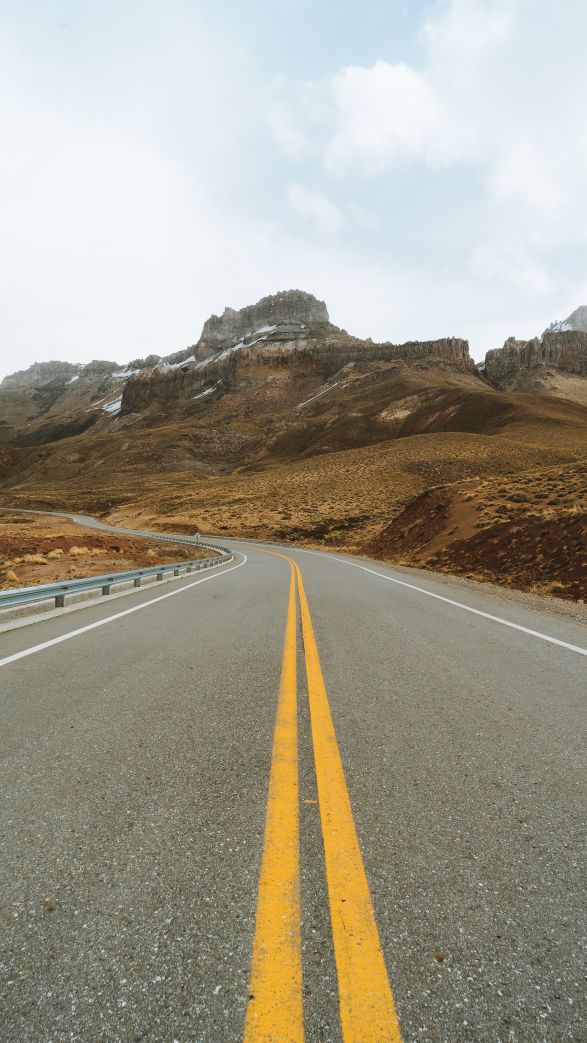
#> input picture Autometed_Road_Lane_Detection/Images/LaneRoad1.jpg, 2345 x 4170 px, given in place of roadvideo1.mp4, which was not available (shown at 1/4 size)
$ python Lane_Line_Detect_from_Video.py
#> lines starting #> are read from the running program, lines starting #| are printed output that depends on the picture; after the words box and inside, x2 and y2 are one past the last pixel; in counts of white or black regions, pixels touching at a corner belong together; pictures that were not available may be replaced by others from this repository, and a replacement may not be noted
# importing essential modules
import cv2 as cv
import matplotlib.pyplot as plt
import numpy as np

def process(image):

    print(image.shape)

    # detect image height and width indivisually
    image_height = image.shape[0]
    image_width = image.shape[1]

    # define region of interest
    region_of_interest_vertices = [
    (0, image_height), (image_width/2, image_height/2), (image_width, image_height)]


    # convert image to gray scale
    gray_image = cv.cvtColor(image, cv.COLOR_RGB2GRAY)

    # edge detection
    canny_image = cv.Canny(gray_image, 100, 200)

    cropped_image = region_of_interest(canny_image, np.array([region_of_interest_vertices], np.int32),)

    # hough line transform
    lines = cv.HoughLinesP(cropped_image, rho=6, theta=np.pi/60, threshold=160, lines=np.array([]), minLineLength=50, maxLineGap=25)
    image_with_lines = draw_lines(image, lines)

    return image_with_lines

def region_of_interest(img, vertices):
    mask = np.zeros_like(img)

    # create a match color with the same color channel count
    match_mask_color = 255

    # fill inside the polygon using the fillpoly method
    cv.fillPoly(mask, vertices, match_mask_color)

    mask_image = cv.bitwise_and(img, mask)
    return mask_image


def draw_lines(img, lines):
    img = np.copy(img)
    # blank image
    blank_image = np.zeros((img.shape[0], img.shape[1], 3), dtype= np.uint8)

    for line in lines:
        for x1,y1,x2,y2 in line:
            cv.line(blank_image, (x1,y1), (x2,y2), (0, 255, 0), thickness=4)

    # merge images
    img = cv.addWeighted(img, 0.8, blank_image, 1, 0.0)
    return img

# read video:
video = cv.VideoCapture(r"C:\Users\Admin\Desktop\Autometed_Road_Lane_Detection/Videos/roadvideo1.mp4")

while (video.isOpened()):
    success, frame = video.read()
#> frame is the input picture: shape (4170, 2345, 3); mean B, G, R 139.9, 155.6, 160.2
    frame = cv.resize(frame, (900,600))
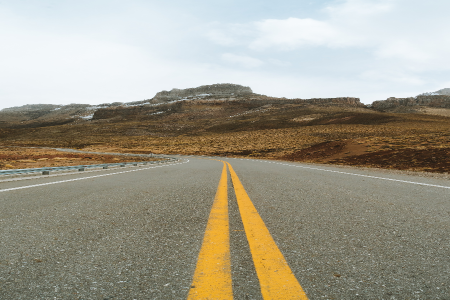
#> frame: shape (600, 900, 3) (shown at 1/2 size); mean B, G, R 139.8, 155.5, 160.1
    frame = process(frame)
#| (600, 900, 3)
#> in process, `gray_image = cv.cvtColor(image, cv.COLOR_RGB2GRAY)`:
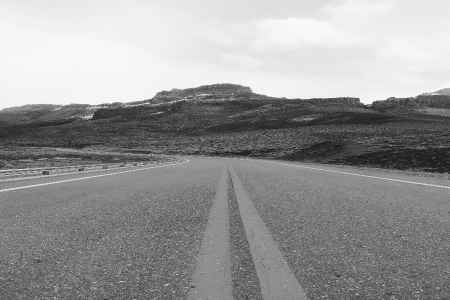
#> gray_image: shape (600, 900) (shown at 1/2 size); min 20, max 251, mean 151.3
#> in process, `canny_image = cv.Canny(gray_image, 100, 200)`:
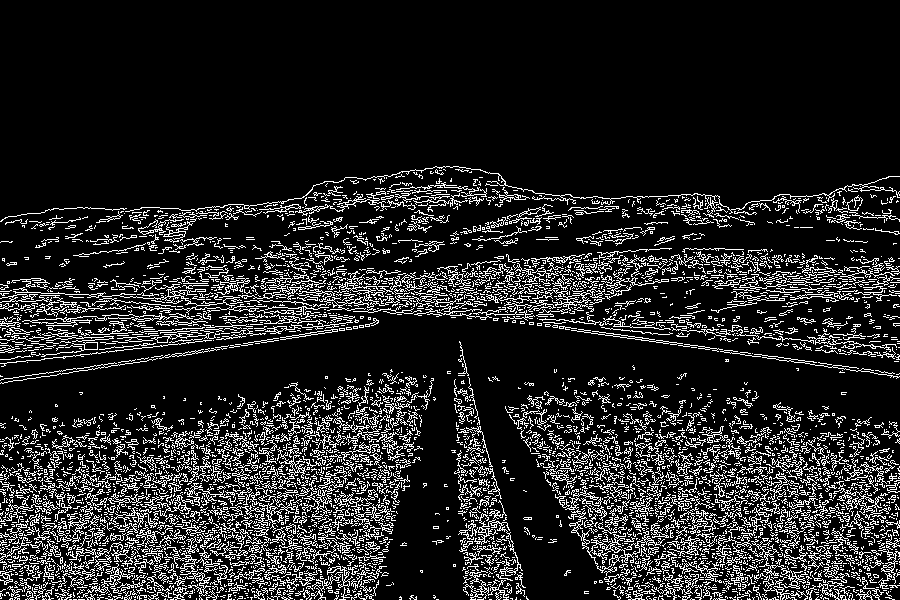
#> canny_image: shape (600, 900); 14.2% white in thin lines or dots, all inside (x1, y1, x2, y2) = (0, 166, 900, 600)
#> in region_of_interest, `cv.fillPoly(mask, vertices, match_mask_color)`:
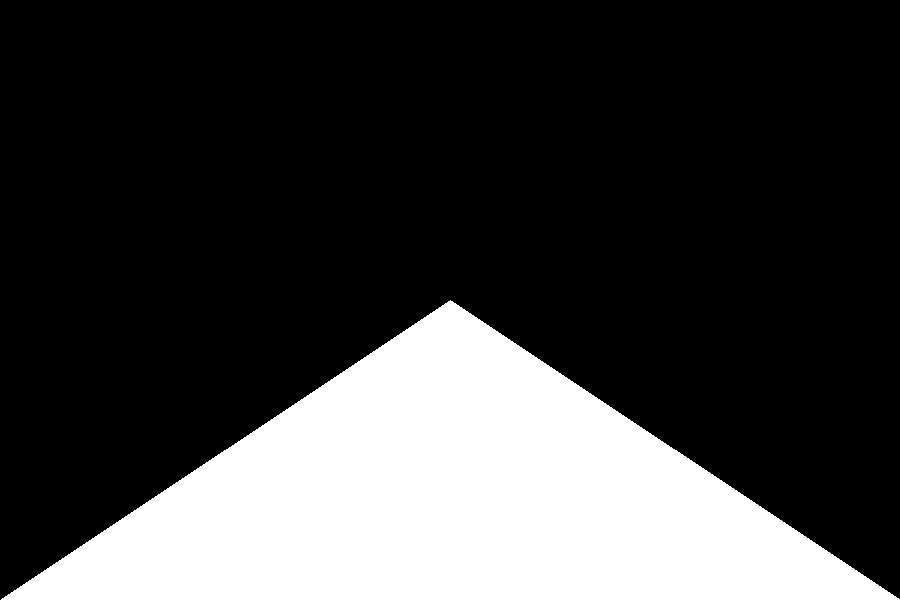
#> mask: shape (600, 900); 25% white; 1 white region, box (x1, y1, x2, y2) and area: (1, 300, 900, 600) 135150
#> in region_of_interest, `mask_image = cv.bitwise_and(img, mask)`:
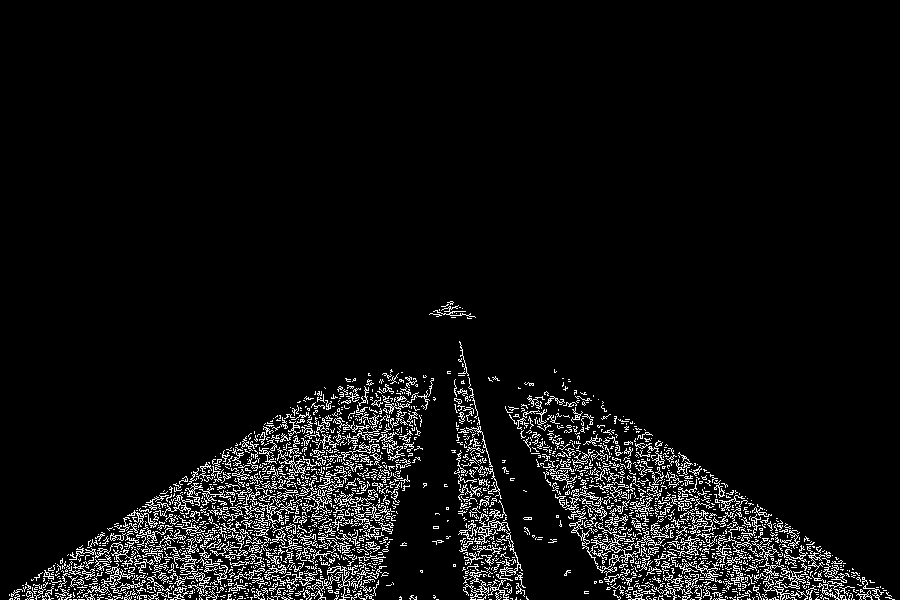
#> mask_image: shape (600, 900); 6% white in thin lines or dots, all inside (x1, y1, x2, y2) = (9, 301, 895, 600)
#> in process, `lines = cv.HoughLinesP(cropped_image, rho=6, theta=np.pi/60, threshold..`: lines = 377 rows, first 6: [607, 588, 883, 588], [464, 577, 522, 574], [11, 596, 377, 577], [95, 538, 387, 538], [76, 551, 387, 551], [22, 585, 386, 566]
#> the loop in draw_lines, `for line in lines:` made 377 passes
#> after the loop in draw_lines, `for line in lines:`:
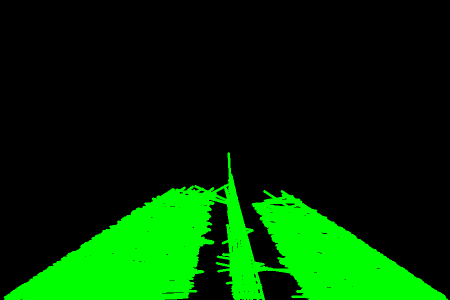
#> blank_image: shape (600, 900, 3) (shown at 1/2 size); mean of channels 0, 1, 2 0, 49.2, 0; drawn as B, G, R
#> in draw_lines, `img = cv.addWeighted(img, 0.8, blank_image, 1, 0.0)`:
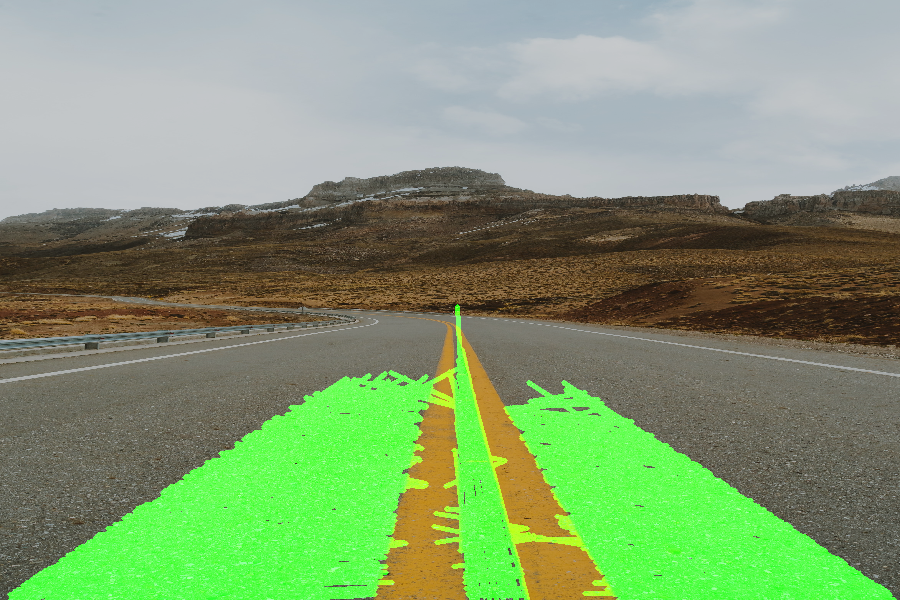
#> img: shape (600, 900, 3); mean of channels 0, 1, 2 111.8, 154.9, 128.1; drawn as B, G, R
    cv.imshow('Output', frame)

    if cv.waitKey(1) & 0xFF == ord('s'):
#> (key Esc is pressed here)
        break

video.release()
cv.destroyAllWindows()

$ run again, on Autometed_Road_Lane_Detection/Images/LaneRoad2.jpg
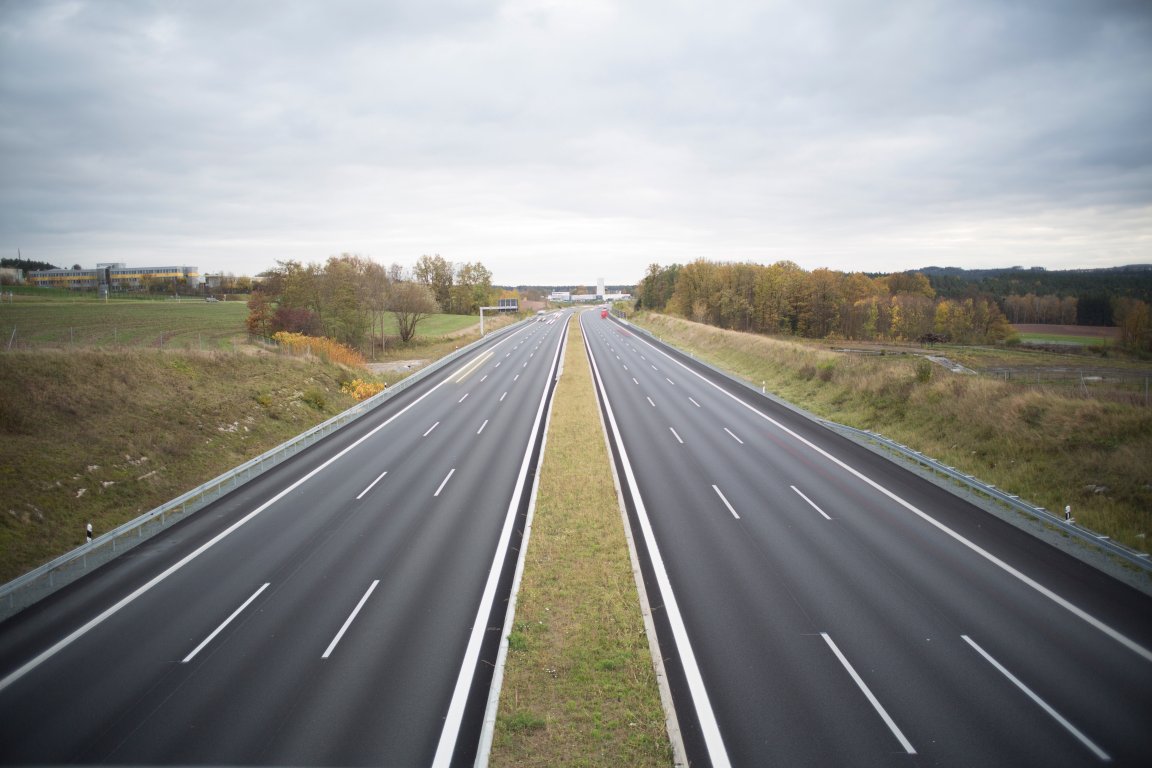
#> input picture Autometed_Road_Lane_Detection/Images/LaneRoad2.jpg, 5760 x 3840 px, given in place of roadvideo1.mp4, which was not available (shown at 1/5 size)
#> frame is the input picture: shape (3840, 5760, 3); mean B, G, R 139.6, 142, 141.5
#> frame: shape (600, 900, 3)
#| (600, 900, 3)
#> in process, `canny_image = cv.Canny(gray_image, 100, 200)`:
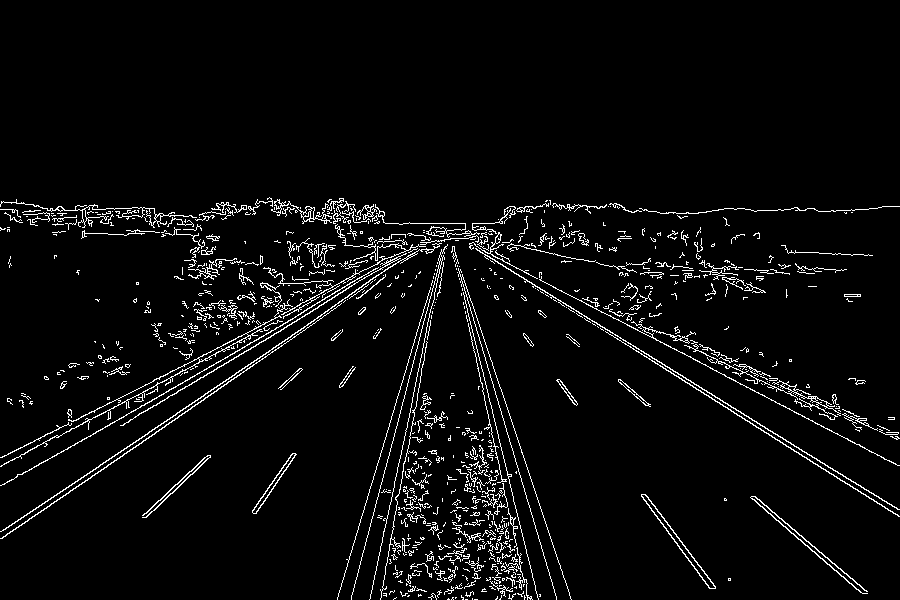
#> canny_image: shape (600, 900); 4.3% white in thin lines or dots, all inside (x1, y1, x2, y2) = (0, 197, 900, 600)
#> mask: shape (600, 900); 25% white; 1 white region, box (x1, y1, x2, y2) and area: (1, 300, 900, 600) 135150
#> mask_image: shape (600, 900); 1.3% white in thin lines or dots, all inside (x1, y1, x2, y2) = (142, 311, 868, 600)
#> lines = 72 rows, first 6: [465, 311, 523, 586], [491, 405, 501, 597], [413, 521, 418, 421], [402, 478, 413, 410], [492, 588, 492, 432], [400, 582, 417, 421]
#> the loop in draw_lines, `for line in lines:` made 72 passes
#> in draw_lines, `img = cv.addWeighted(img, 0.8, blank_image, 1, 0.0)`:
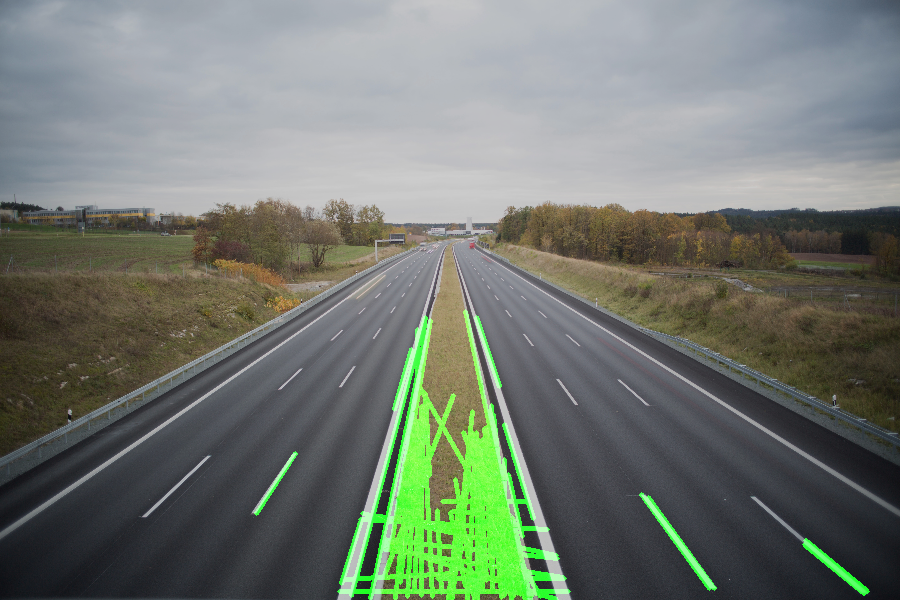
#> img: shape (600, 900, 3); mean of channels 0, 1, 2 111.6, 120.8, 113.2; drawn as B, G, R

$ run again, on Autometed_Road_Lane_Detection/Images/LaneRoad3.jpg
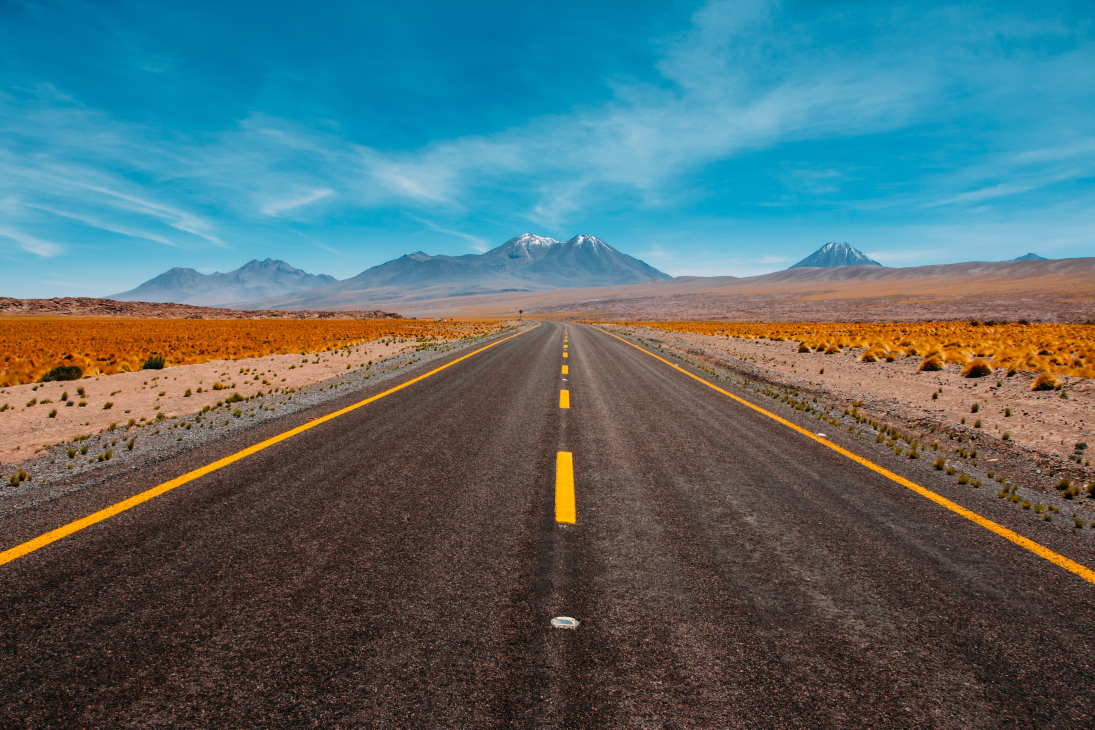
#> input picture Autometed_Road_Lane_Detection/Images/LaneRoad3.jpg, 5472 x 3648 px, given in place of roadvideo1.mp4, which was not available (shown at 1/5 size)
#> frame is the input picture: shape (3648, 5472, 3); mean B, G, R 110.5, 107.1, 83.5
#> frame: shape (600, 900, 3)
#| (600, 900, 3)
#> in process, `canny_image = cv.Canny(gray_image, 100, 200)`:
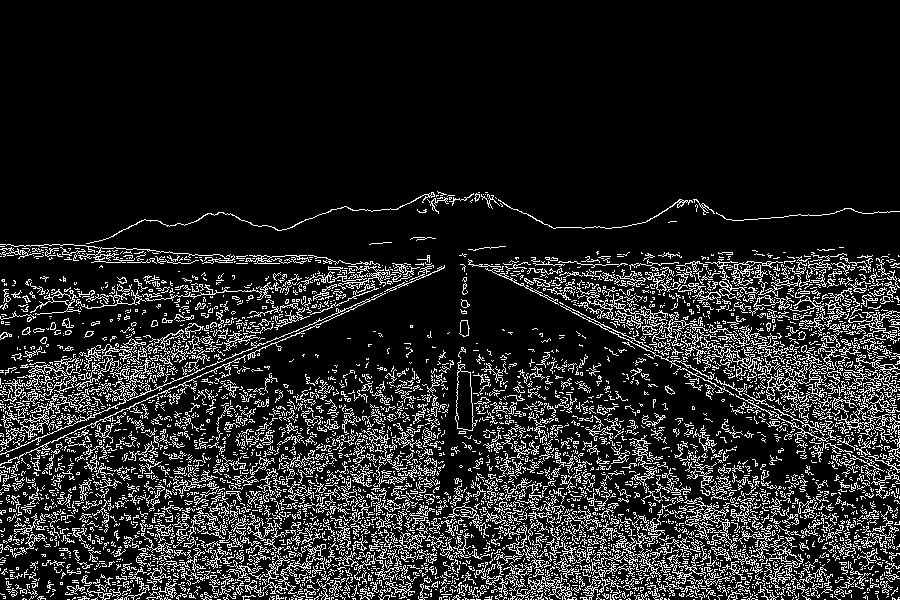
#> canny_image: shape (600, 900); 14% white in thin lines or dots, all inside (x1, y1, x2, y2) = (0, 191, 900, 600)
#> mask: shape (600, 900); 25% white; 1 white region, box (x1, y1, x2, y2) and area: (1, 300, 900, 600) 135150
#> mask_image: shape (600, 900); 6.5% white in thin lines or dots, all inside (x1, y1, x2, y2) = (3, 309, 900, 600)
#> lines = 307 rows, first 6: [16, 591, 885, 591], [58, 562, 400, 562], [14, 590, 823, 548], [228, 539, 794, 539], [12, 592, 887, 592], [92, 543, 635, 514]
#> the loop in draw_lines, `for line in lines:` made 307 passes
#> in draw_lines, `img = cv.addWeighted(img, 0.8, blank_image, 1, 0.0)`:
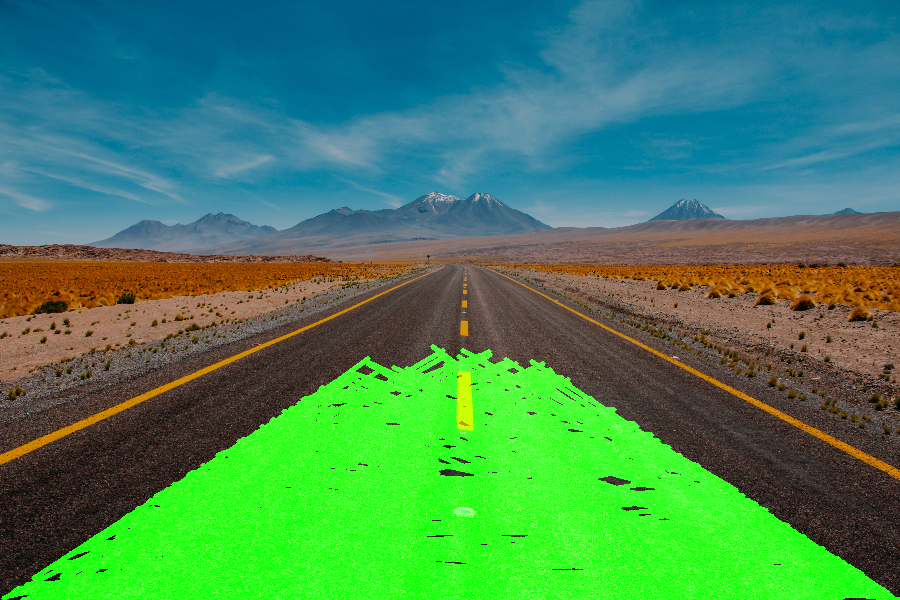
#> img: shape (600, 900, 3); mean of channels 0, 1, 2 88.3, 135.7, 66.7; drawn as B, G, R
